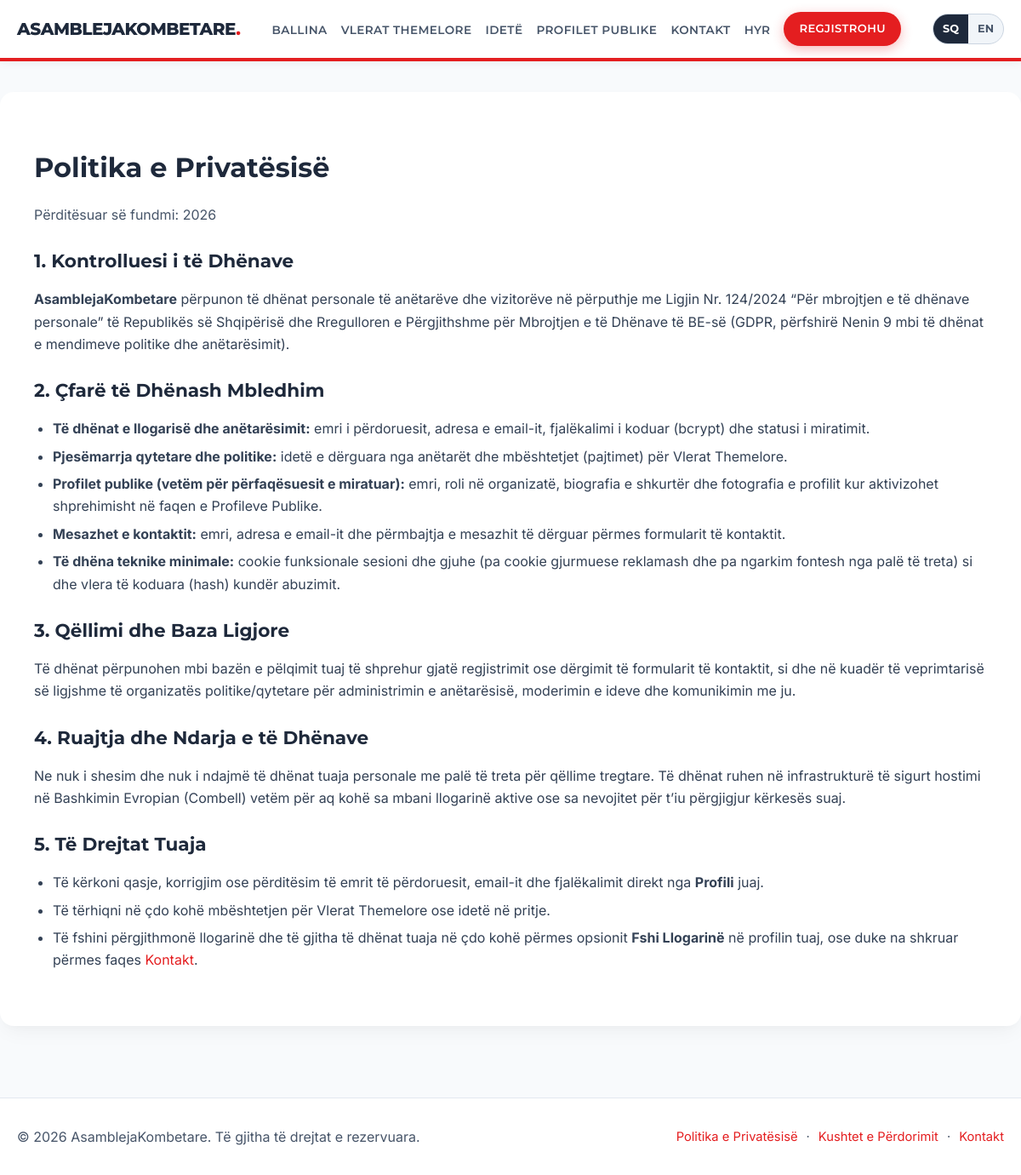
Page /privacy.php on the committed database.
### tables this page shows
CREATE TABLE IF NOT EXISTS `settings` (
  `id` int(11) NOT NULL AUTO_INCREMENT,
  `schema_version` int(11) NOT NULL DEFAULT 2,
  `site_title` varchar(255) NOT NULL DEFAULT 'AsamblejaKombetare',
  `site_description` text,
  `site_description_sq` text,
  `home_banner_text` varchar(255) DEFAULT 'Building Our National Future Together',
  `home_banner_text_sq` varchar(255) DEFAULT 'Ndërtojmë të Ardhmen Tonë Kombëtare Së Bashku',
  `join_us_btn` varchar(255) DEFAULT 'Join Us Now',
  `join_us_btn_sq` varchar(255) DEFAULT 'Bashkohuni Tani',
  `home_core_values_title` varchar(255) DEFAULT 'Our Core Values',
  `home_core_values_title_sq` varchar(255) DEFAULT 'Vlerat Tona Themelore',
  `home_core_values_text` text,
  `home_core_values_text_sq` text,
  `view_values_btn` varchar(255) DEFAULT 'View Core Values',
  `view_values_btn_sq` varchar(255) DEFAULT 'Shiko Vlerat Themelore',
  `home_latest_ideas_title` varchar(255) DEFAULT 'Latest Community Ideas',
  `home_latest_ideas_title_sq` varchar(255) DEFAULT 'Idetë e Fundit të Komunitetit',
  `view_ideas_btn` varchar(255) DEFAULT 'View All Ideas',
  `view_ideas_btn_sq` varchar(255) DEFAULT 'Shiko të Gjitha Idetë',
  `values_page_title` varchar(255) DEFAULT 'Our Core Values',
  `values_page_title_sq` varchar(255) DEFAULT 'Vlerat Tona Themelore',
  `values_page_text` text,
  `values_page_text_sq` text,
  `ideas_page_title` varchar(255) DEFAULT 'Community Ideas',
  `ideas_page_title_sq` varchar(255) DEFAULT 'Idetë e Komunitetit',
  `ideas_page_text` text,
  `ideas_page_text_sq` text,
  `submit_idea_btn` varchar(255) DEFAULT 'Submit an Idea',
  `submit_idea_btn_sq` varchar(255) DEFAULT 'Dërgo një Ide',
  `contact_page_title` varchar(255) DEFAULT 'Contact Us',
  `contact_page_title_sq` varchar(255) DEFAULT 'Na Kontaktoni',
  `contact_page_text` text,
  `contact_page_text_sq` text,
  `register_page_title` varchar(255) DEFAULT 'Register',
  `register_page_title_sq` varchar(255) DEFAULT 'Regjistrohu',
  `login_page_title` varchar(255) DEFAULT 'Login',
  `login_page_title_sq` varchar(255) DEFAULT 'Hyrje',
  `footer_text` varchar(255) DEFAULT 'All rights reserved.',
  `footer_text_sq` varchar(255) DEFAULT 'Të gjitha të drejtat e rezervuara.',
  `email_verification_subject` varchar(255) DEFAULT 'Verify your email for {site_title}',
  `email_verification_subject_sq` varchar(255) DEFAULT 'Verifikoni email-in tuaj për {site_title}',
  `email_verification_message` text,
  `email_verification_message_sq` text,
  `menu_home` varchar(255) DEFAULT 'Home',
  `menu_home_sq` varchar(255) DEFAULT 'Ballina',
  `menu_values` varchar(255) DEFAULT 'Core Values',
  `menu_values_sq` varchar(255) DEFAULT 'Vlerat Themelore',
  `menu_ideas` varchar(255) DEFAULT 'Ideas',
  `menu_ideas_sq` varchar(255) DEFAULT 'Idetë',
  `menu_profiles` varchar(255) DEFAULT 'Public Profiles',
  `menu_profiles_sq` varchar(255) DEFAULT 'Profilet Publike',
  `menu_contact` varchar(255) DEFAULT 'Contact',
  `menu_contact_sq` varchar(255) DEFAULT 'Kontakt',
  `menu_profile` varchar(255) DEFAULT 'Profile',
  `menu_profile_sq` varchar(255) DEFAULT 'Profili',
  `menu_admin` varchar(255) DEFAULT 'Admin Panel',
  `menu_admin_sq` varchar(255) DEFAULT 'Administrimi',
  `menu_logout` varchar(255) DEFAULT 'Logout',
  `menu_logout_sq` varchar(255) DEFAULT 'Dil',
  `menu_login` varchar(255) DEFAULT 'Login',
  `menu_login_sq` varchar(255) DEFAULT 'Hyr',
  `menu_register` varchar(255) DEFAULT 'Register',
  `menu_register_sq` varchar(255) DEFAULT 'Regjistrohu',
  PRIMARY KEY (`id`)
);

### privacy.php (the view, shortened to what the rows shown need)
<?php
require_once __DIR__ . '/includes/db.php';
$lang = current_lang();
?>
<!DOCTYPE html>
<html lang="<?= htmlspecialchars($lang, ENT_QUOTES, 'UTF-8') ?>">
<head>
    <?php include __DIR__ . '/includes/head.php'; ?>
</head>
<body>
    <?php include __DIR__ . '/includes/header.php'; ?>
    <main id="main-content" class="container main-content legal-document">
        <?php if ($lang === 'sq'): ?>
            <h1>Politika e Privatësisë</h1>
            <p class="text-muted">Përditësuar së fundmi: <?= date('Y') ?></p>
            <h2>1. Kontrolluesi i të Dhënave</h2>
            <p><strong><?= htmlspecialchars($t_site_title, ENT_QUOTES, 'UTF-8') ?></strong> përpunon të dhënat personale të anëtarëve dhe vizitorëve në përputhje me Ligjin Nr. 124/2024 “Për mbrojtjen e të dhënave personale” të Republikës së Shqipërisë dhe Rregulloren e Përgjithshme për Mbrojtjen e të Dhënave të BE-së (GDPR, përfshirë Nenin 9 mbi të dhënat e mendimeve politike dhe anëtarësimit).</p>
            <h2>2. Çfarë të Dhënash Mbledhim</h2>
            <ul>
                <li><strong>Të dhënat e llogarisë dhe anëtarësimit:</strong> emri i përdoruesit, adresa e email-it, fjalëkalimi i koduar (bcrypt) dhe statusi i miratimit.</li>
                <li><strong>Pjesëmarrja qytetare dhe politike:</strong> idetë e dërguara nga anëtarët dhe mbështetjet (pajtimet) për Vlerat Themelore.</li>
                <li><strong>Profilet publike (vetëm për përfaqësuesit e miratuar):</strong> emri, roli në organizatë, biografia e shkurtër dhe fotografia e profilit kur aktivizohet shprehimisht në faqen e Profileve Publike.</li>
                <li><strong>Mesazhet e kontaktit:</strong> emri, adresa e email-it dhe përmbajtja e mesazhit të dërguar përmes formularit të kontaktit.</li>
                <li><strong>Të dhëna teknike minimale:</strong> cookie funksionale sesioni dhe gjuhe (pa cookie gjurmuese reklamash dhe pa ngarkim fontesh nga palë të treta) si dhe vlera të koduara (hash) kundër abuzimit.</li>
            </ul>
            <h2>3. Qëllimi dhe Baza Ligjore</h2>
            <p>Të dhënat përpunohen mbi bazën e pëlqimit tuaj të shprehur gjatë regjistrimit ose dërgimit të formularit të kontaktit, si dhe në kuadër të veprimtarisë së ligjshme të organizatës politike/qytetare për administrimin e anëtarësisë, moderimin e ideve dhe komunikimin me ju.</p>
            <h2>4. Ruajtja dhe Ndarja e të Dhënave</h2>
            <p>Ne nuk i shesim dhe nuk i ndajmë të dhënat tuaja personale me palë të treta për qëllime tregtare. Të dhënat ruhen në infrastrukturë të sigurt hostimi në Bashkimin Evropian (Combell) vetëm për aq kohë sa mbani llogarinë aktive ose sa nevojitet për t’iu përgjigjur kërkesës suaj.</p>
            <h2>5. Të Drejtat Tuaja</h2>
            <ul>
                <li>Të kërkoni qasje, korrigjim ose përditësim të emrit të përdoruesit, email-it dhe fjalëkalimit direkt nga <strong>Profili</strong> juaj.</li>
                <li>Të tërhiqni në çdo kohë mbështetjen për Vlerat Themelore ose idetë në pritje.</li>
                <li>Të fshini përgjithmonë llogarinë dhe të gjitha të dhënat tuaja në çdo kohë përmes opsionit <strong>Fshi Llogarinë</strong> në profilin tuaj, ose duke na shkruar përmes faqes <a href="contact.php">Kontakt</a>.</li>
            </ul>
        <?php endif; ?>
    </main>
    <?php include __DIR__ . '/includes/footer.php'; ?>
</body>
</html>

### includes/header.php (shortened to what the rows shown need)
<header class="main-header">
    <div class="container header-container">
        <div class="logo">
            <a href="index.php"><span class="logo-text"><?= htmlspecialchars($t_site_title ?? 'AsamblejaKombetare', ENT_QUOTES, 'UTF-8') ?></span></a>
        </div>
        <nav id="primary-navigation" class="main-nav" aria-label="Primary">
            <ul>
                <li><a href="index.php"><?= htmlspecialchars($t_menu_home, ENT_QUOTES, 'UTF-8') ?></a></li>
                <li><a href="core_values.php"><?= htmlspecialchars($t_menu_values, ENT_QUOTES, 'UTF-8') ?></a></li>
                <li><a href="ideas.php"><?= htmlspecialchars($t_menu_ideas, ENT_QUOTES, 'UTF-8') ?></a></li>
                <li><a href="public_profiles.php"><?= htmlspecialchars($t_menu_profiles, ENT_QUOTES, 'UTF-8') ?></a></li>
                <li><a href="contact.php"><?= htmlspecialchars($t_menu_contact, ENT_QUOTES, 'UTF-8') ?></a></li>
                <?php if (!empty($_SESSION['user_id'])): ?>
                    <li><a href="profile.php"><?= htmlspecialchars($t_menu_profile, ENT_QUOTES, 'UTF-8') ?></a></li>
                    <?php if (($_SESSION['role'] ?? '') === 'admin'): ?>
                        <li><a href="admin/index.php"><?= htmlspecialchars($t_menu_admin, ENT_QUOTES, 'UTF-8') ?></a></li>
                    <?php endif; ?>
                    <li>
                        <form method="POST" action="logout.php" class="inline-logout-form">
                            <?= csrf_field() ?>
                            <button type="submit" class="btn-logout-link">
                                <?= htmlspecialchars($t_menu_logout, ENT_QUOTES, 'UTF-8') ?> (<?= htmlspecialchars((string)($_SESSION['username'] ?? ''), ENT_QUOTES, 'UTF-8') ?>)
                            </button>
                        </form>
                    </li>
                <?php else: ?>
                    <li><a href="login.php"><?= htmlspecialchars($t_menu_login, ENT_QUOTES, 'UTF-8') ?></a></li>
                    <li><a href="register.php" class="btn btn-nav-cta"><?= htmlspecialchars($t_menu_register, ENT_QUOTES, 'UTF-8') ?></a></li>
                <?php endif; ?>
            </ul>
        </nav>
    </div>
</header>

### includes/footer.php
<?php
$footer_prefix = $asset_prefix ?? ((strpos(str_replace('\\', '/', (string)($_SERVER['SCRIPT_NAME'] ?? '')), '/admin/') !== false) ? '../' : '');
?>
<footer class="main-footer">
    <div class="container footer-inner">
        <p>&copy; <?= date('Y') ?> <?= htmlspecialchars($t_site_title ?? 'AsamblejaKombetare', ENT_QUOTES, 'UTF-8') ?>. <?= htmlspecialchars($t_footer_text ?? __('All rights reserved.'), ENT_QUOTES, 'UTF-8') ?></p>
        <nav class="footer-links" aria-label="Legal">
            <a href="<?= htmlspecialchars($footer_prefix, ENT_QUOTES, 'UTF-8') ?>privacy.php"><?= htmlspecialchars(__('privacy_policy'), ENT_QUOTES, 'UTF-8') ?></a>
            <span aria-hidden="true">&middot;</span>
            <a href="<?= htmlspecialchars($footer_prefix, ENT_QUOTES, 'UTF-8') ?>terms.php"><?= htmlspecialchars(__('terms_of_use'), ENT_QUOTES, 'UTF-8') ?></a>
            <span aria-hidden="true">&middot;</span>
            <a href="<?= htmlspecialchars($footer_prefix, ENT_QUOTES, 'UTF-8') ?>contact.php"><?= htmlspecialchars($t_menu_contact ?? 'Contact', ENT_QUOTES, 'UTF-8') ?></a>
        </nav>
    </div>
</footer>

### rows in the picture
settings: site_title "ASAMBLEJAKOMBETARE", menu_home_sq "BALLINA", menu_values_sq "VLERAT THEMELORE", menu_ideas_sq "IDETË", menu_profiles_sq "PROFILET PUBLIKE", menu_contact_sq "KONTAKT", menu_login_sq "HYR", menu_register_sq "REGJISTROHU", site_title "AsamblejaKombetare", footer_text_sq "Të gjitha të drejtat e rezervuara.", menu_contact_sq "Kontakt"

### other values in the picture
__('privacy_policy') "Politika e Privatësisë"
__('terms_of_use') "Kushtet e Përdorimit"
